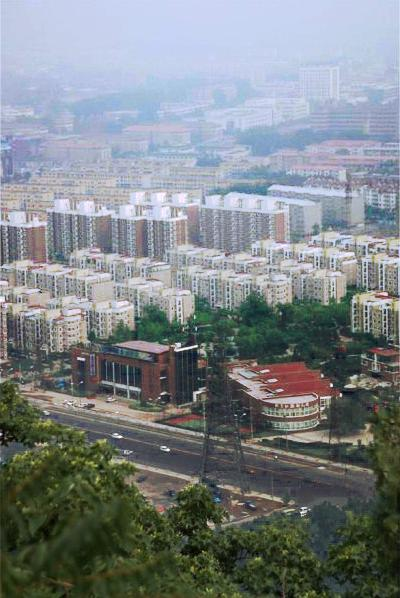
%> input picture HazeRemovedIMG1.jpg, 400 x 598 px
$ octave --eval "HistEqu_color('HazeRemovedIMG1.jpg');"   (GNU Octave 9; MATLAB toolbox functions it lacks are replaced by stand-ins)
%> lines starting %> are read from the running program, lines starting %| are printed output that depends on the picture; in (x1, y1, x2, y2) boxes, pixels count from 0 and x2, y2 are one past the last pixel; in counts of white or black regions, pixels touching at a corner belong together; the program's own positions count from 1
function HistEqu_color(InputImage)
%> called with InputImage = 'HazeRemovedIMG1.jpg'
%Implement the histogram equalization to the input color images
img = double(imread(InputImage));
[M,N,~] = size(img);
%> M = 598; N = 400
L = 256;
n1_R = zeros(1,L);
n2_R = zeros(1,L);
n1_G = zeros(1,L);
n2_G = zeros(1,L);
n1_B = zeros(1,L);
n2_B = zeros(1,L);
s = zeros(1,L);
OutputImage1 = img(:,:,1);
OutputImage2 = img(:,:,2);
OutputImage3 = img(:,:,3);
%% R channel equalization
for k = 1:L%for each intensity of the image
    index = img(:,:,1) == k-1;
    n1_R(k) = sum(index(:));%obtain the number of pixels
    s(k) = round((L-1)/(M*N)*sum(n1_R(1:k)));%calculation the equalization
    OutputImage1(index(:)) = s(k);%replace original value with the equalization
end
%> this loop made 256 passes
%> pass 1, in HistEqu_color, `index = img(:,:,1) == k-1;`:
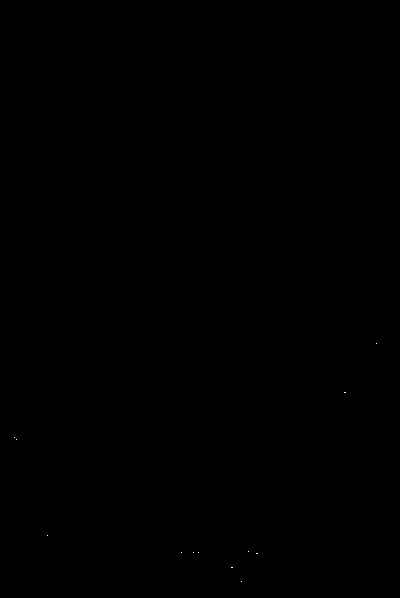
%> index: size 598x400 logical; 0.01% white in thin lines or dots, all inside (x1, y1, x2, y2) = (14, 343, 377, 582)
%> after the loop:
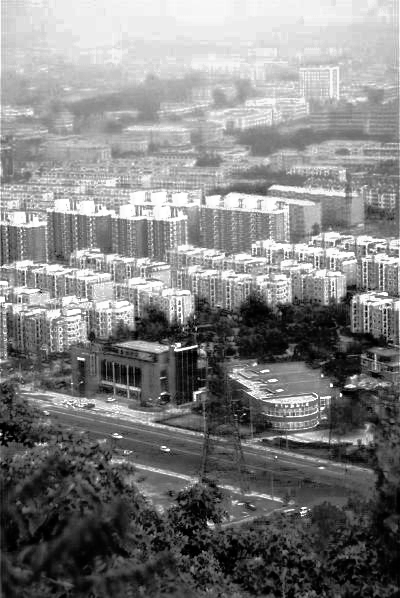
%> OutputImage1: size 598x400 double; min 0, max 255, mean 128.3
%> after the loop, n1_R = 256 values, max 6353 at index 200, min 3 at index 255, mean 934.4; s = 256 values from 0 to 255
for k = 1:L%calculate the histogram of new image
    index2 = OutputImage1 == k-1;
    n2_R(k) = sum(index2(:));
end
%> after the loop, n2_R = 256 values, max 6353 at index 238, min 0 at index 14, mean 934.4
%% G channel equalization
for k = 1:L%for each intensity of the image
    index = img(:,:,2) == k-1;
    n1_G(k) = sum(index(:));%obtain the number of pixels
    s(k) = round((L-1)/(M*N)*sum(n1_G(1:k)));%calculation the equalization
    OutputImage2(index(:)) = s(k);%replace original value with the equalization
end
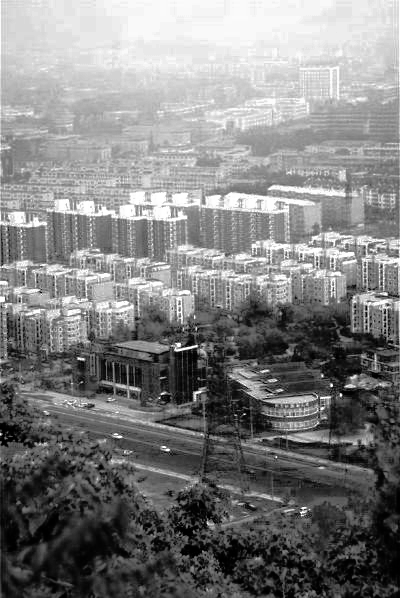
%> OutputImage2: size 598x400 double; min 0, max 255, mean 128.4
%> after the loop, n1_G = 256 values, max 4955 at index 210, min 0 at index 2, mean 934.4
for k = 1:L%calculate the histogram of new image
    index2 = OutputImage2 == k-1;
    n2_G(k) = sum(index2(:));
end
%> after the loop, n2_G = 256 values, max 4955 at index 234, min 0 at index 17, mean 934.4
%% B channel equalization
for k = 1:L%for each intensity of the image
    index = img(:,:,3) == k-1;
    n1_B(k) = sum(index(:));%obtain the number of pixels
    s(k) = round((L-1)/(M*N)*sum(n1_B(1:k)));%calculation the equalization
    OutputImage3(index(:)) = s(k);%replace original value with the equalization
end
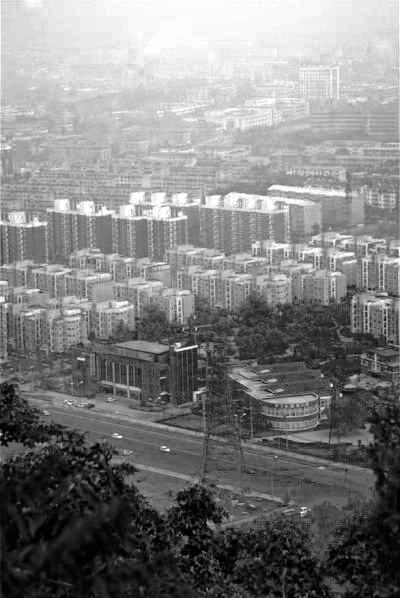
%> OutputImage3: size 598x400 double; min 0, max 255, mean 128.2
%> after the loop, n1_B = 256 values, max 3675 at index 243, min 50 at index 255, mean 934.4
for k = 1:L%calculate the histogram of new image
    index2 = OutputImage3 == k-1;
    n2_B(k) = sum(index2(:));
end
%> after the loop, n2_B = 256 values, max 3675 at index 250, min 0 at index 13, mean 934.4
InputHist_R = n1_R/(M*N);
%> InputHist_R = 256 values, max 0.0266 at index 200, min 1.25e-05 at index 255, mean 0.00391
OutputHist_R = n2_R/(M*N);
%> OutputHist_R = 256 values, max 0.0266 at index 238, min 0 at index 14, mean 0.00391
InputHist_G = n1_G/(M*N);
%> InputHist_G = 256 values, max 0.0207 at index 210, min 0 at index 2, mean 0.00391
OutputHist_G = n2_G/(M*N);
%> OutputHist_G = 256 values, max 0.0207 at index 234, min 0 at index 17, mean 0.00391
InputHist_B = n1_B/(M*N);
%> InputHist_B = 256 values, max 0.0154 at index 243, min 0.000209 at index 255, mean 0.00391
OutputHist_B = n2_B/(M*N);
%> OutputHist_B = 256 values, max 0.0154 at index 250, min 0 at index 13, mean 0.00391
OutputImage = cat(3,OutputImage1,OutputImage2,OutputImage3)./255;
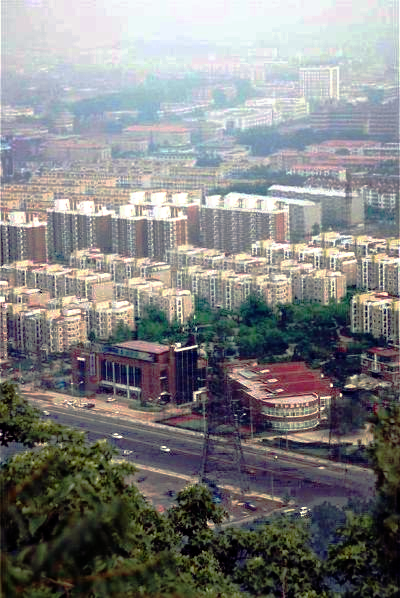
%> OutputImage: size 598x400x3 double; mean R, G, B 0.503, 0.503, 0.503
figure(1)
subplot(1,2,1)
bar(0:L-1,InputHist_R);title('InputHist_R')
xlim([0 255])
grid on
subplot(1,2,2)
bar(0:L-1,OutputHist_R);title('OutputtHist_R')
xlim([0 255])
grid on
%> figure, not shown here; panel 1: tallest bar 0.0266 high, from x = 198.6 to 199.4; panel 2: tallest bar 0.0266 high, from x = 236.6 to 237.4
figure(2)
subplot(1,2,1)
bar(0:L-1,InputHist_G);title('InputHist_G')
xlim([0 255])
grid on
subplot(1,2,2)
bar(0:L-1,OutputHist_G);title('OutputtHist_G')
xlim([0 255])
grid on
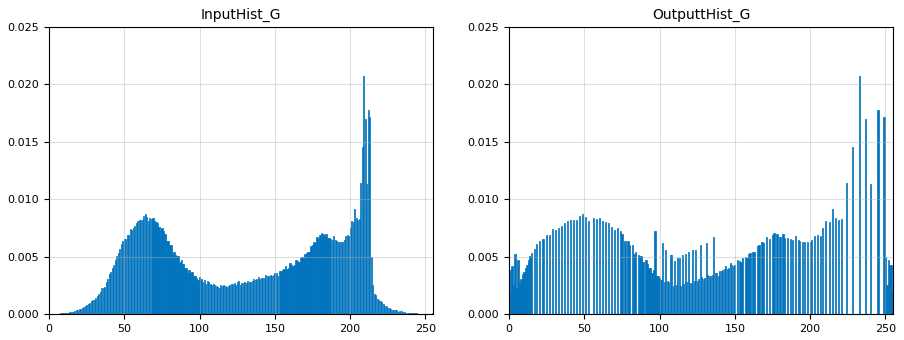
%> figure redrawn from the program's plot data, 2 panels; panel 1: tallest bar 0.0207 high, from x = 208.6 to 209.4; panel 2: tallest bar 0.0207 high, from x = 232.6 to 233.4
figure(3)
subplot(1,2,1)
bar(0:L-1,InputHist_B);title('InputHist_B')
xlim([0 255])
grid on
subplot(1,2,2)
bar(0:L-1,OutputHist_B);title('OutputtHist_B')
xlim([0 255])
grid on
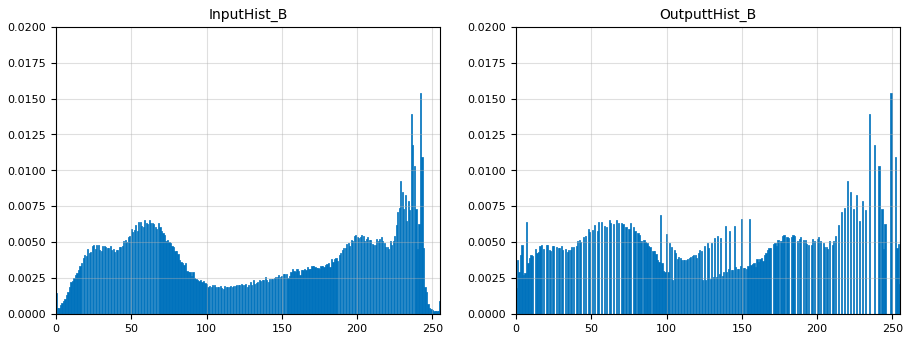
%> figure redrawn from the program's plot data, 2 panels; panel 1: tallest bar 0.0154 high, from x = 241.6 to 242.4; panel 2: tallest bar 0.0154 high, from x = 248.6 to 249.4
figure(4)
subplot(1,2,1)
imshow(InputImage);title('OriginalImage')
subplot(1,2,2)
imshow(OutputImage);title('HistEquImage')
imwrite(OutputImage,'HistEquIMG.jpg')
end

$ run again, on HazeRemovedIMG2.jpg
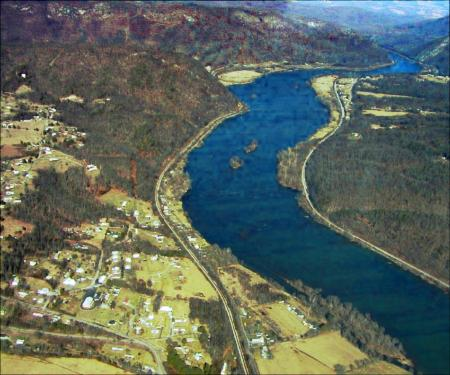
%> input picture HazeRemovedIMG2.jpg, 450 x 375 px
%> after the loop in HistEqu_color, `for k = 1:L`: n1_R = 256 values, max 1956 at index 82, min 7 at index 254, mean 659.2; s = 256 values from 0 to 255
%> after the loop in HistEqu_color, `for k = 1:L`: n2_R = 256 values, max 1956 at index 116, min 0 at index 6, mean 659.2
%> after the loop in HistEqu_color, `for k = 1:L`: n1_G = 256 values, max 2690 at index 89, min 0 at index 4, mean 659.2
%> after the loop in HistEqu_color, `for k = 1:L`: n2_G = 256 values, max 2690 at index 125, min 0 at index 9, mean 659.2
%> after the loop in HistEqu_color, `for k = 1:L`:
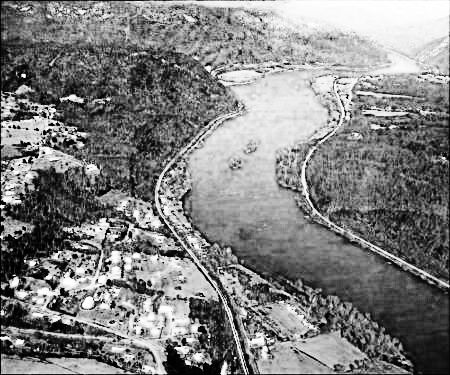
%> OutputImage3: size 375x450 double; min 0, max 255, mean 128.9
%> after the loop in HistEqu_color, `for k = 1:L`: n1_B = 256 values, max 3206 at index 80, min 5 at index 2, mean 659.2
%> after the loop in HistEqu_color, `for k = 1:L`: n2_B = 256 values, max 3206 at index 102, min 0 at index 16, mean 659.2
%> InputHist_R = 256 values, max 0.0116 at index 82, min 4.15e-05 at index 254, mean 0.00391
%> OutputHist_R = 256 values, max 0.0116 at index 116, min 0 at index 6, mean 0.00391
%> InputHist_G = 256 values, max 0.0159 at index 89, min 0 at index 4, mean 0.00391
%> OutputHist_G = 256 values, max 0.0159 at index 125, min 0 at index 9, mean 0.00391
%> InputHist_B = 256 values, max 0.019 at index 80, min 2.96e-05 at index 2, mean 0.00391
%> OutputHist_B = 256 values, max 0.019 at index 102, min 0 at index 16, mean 0.00391
%> in HistEqu_color, `grid on`:
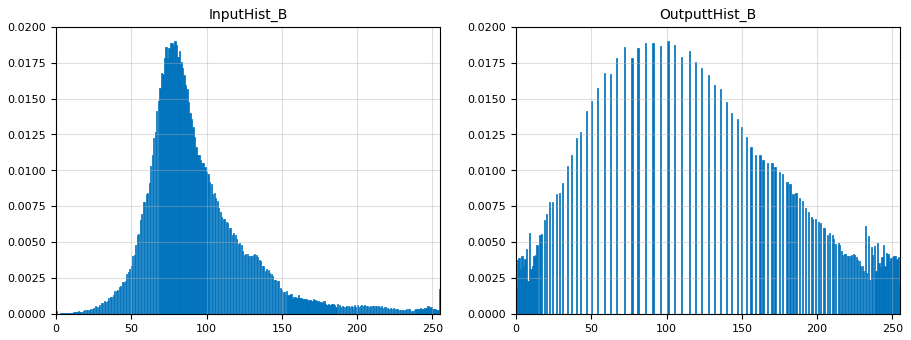
%> figure redrawn from the program's plot data, 2 panels; panel 1: tallest bar 0.019 high, from x = 78.6 to 79.4; panel 2: tallest bar 0.019 high, from x = 100.6 to 101.4
